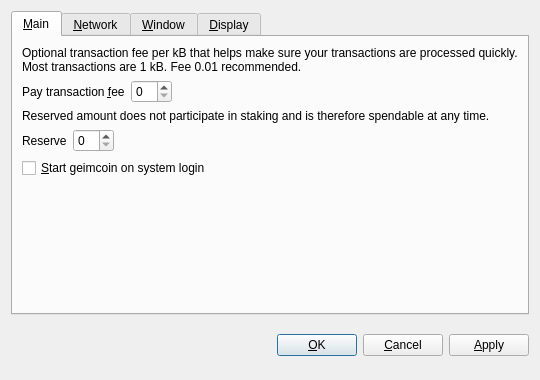
<?xml version="1.0" encoding="UTF-8"?>
<ui version="4.0">
 <class>OptionsDialog</class>
 <widget class="QDialog" name="OptionsDialog">
  <property name="geometry">
   <rect>
    <x>0</x>
    <y>0</y>
    <width>540</width>
    <height>380</height>
   </rect>
  </property>
  <property name="windowTitle">
   <string>Options</string>
  </property>
  <property name="modal">
   <bool>true</bool>
  </property>
  <layout class="QVBoxLayout" name="verticalLayout">
   <item>
    <widget class="QTabWidget" name="tabWidget">
     <property name="tabPosition">
      <enum>QTabWidget::North</enum>
     </property>
     <property name="currentIndex">
      <number>0</number>
     </property>
     <widget class="QWidget" name="tabMain">
      <attribute name="title">
       <string>&amp;Main</string>
      </attribute>
      <layout class="QVBoxLayout" name="verticalLayout_Main">
       <item>
        <widget class="QLabel" name="transactionFeeInfoLabel">
         <property name="text">
          <string>Optional transaction fee per kB that helps make sure your transactions are processed quickly. Most transactions are 1 kB. Fee 0.01 recommended.</string>
         </property>
         <property name="textFormat">
          <enum>Qt::PlainText</enum>
         </property>
         <property name="wordWrap">
          <bool>true</bool>
         </property>
        </widget>
       </item>
       <item>
        <layout class="QHBoxLayout" name="horizontalLayoutFee">
         <item>
          <widget class="QLabel" name="transactionFeeLabel">
           <property name="text">
            <string>Pay transaction &amp;fee</string>
           </property>
           <property name="textFormat">
            <enum>Qt::PlainText</enum>
           </property>
           <property name="buddy">
            <cstring>transactionFee</cstring>
           </property>
          </widget>
         </item>
         <item>
          <widget class="BitcoinAmountField" name="transactionFee"/>
         </item>
         <item>
          <spacer name="horizontalSpacerFee">
           <property name="orientation">
            <enum>Qt::Horizontal</enum>
           </property>
           <property name="sizeHint" stdset="0">
            <size>
             <width>40</width>
             <height>20</height>
            </size>
           </property>
          </spacer>
         </item>
        </layout>
       </item>
       <item>
        <widget class="QLabel" name="reserveBalanceInfoLabel">
         <property name="text">
          <string>Reserved amount does not participate in staking and is therefore spendable at any time.</string>
         </property>
         <property name="textFormat">
          <enum>Qt::PlainText</enum>
         </property>
         <property name="wordWrap">
          <bool>true</bool>
         </property>
        </widget>
       </item>
       <item>
        <layout class="QHBoxLayout" name="horizontalLayoutReserveBalance">
         <item>
          <widget class="QLabel" name="reserveBalanceLabel">
           <property name="text">
            <string>Reserve</string>
           </property>
           <property name="textFormat">
            <enum>Qt::PlainText</enum>
           </property>
           <property name="buddy">
            <cstring>reserveBalance</cstring>
           </property>
          </widget>
         </item>
         <item>
          <widget class="BitcoinAmountField" name="reserveBalance"/>
         </item>
         <item>
          <spacer name="horizontalSpacerReserveBalance">
           <property name="orientation">
            <enum>Qt::Horizontal</enum>
           </property>
           <property name="sizeHint" stdset="0">
            <size>
             <width>40</width>
             <height>20</height>
            </size>
           </property>
          </spacer>
         </item>
        </layout>
       </item>
       <item>
        <widget class="QCheckBox" name="bitcoinAtStartup">
         <property name="toolTip">
          <string>Automatically start geimcoin after logging in to the system.</string>
         </property>
         <property name="text">
          <string>&amp;Start geimcoin on system login</string>
         </property>
        </widget>
       </item>
       <item>
        <spacer name="verticalSpacer_Main">
         <property name="orientation">
          <enum>Qt::Vertical</enum>
         </property>
         <property name="sizeHint" stdset="0">
          <size>
           <width>20</width>
           <height>40</height>
          </size>
         </property>
        </spacer>
       </item>
      </layout>
     </widget>
     <widget class="QWidget" name="tabNetwork">
      <attribute name="title">
       <string>&amp;Network</string>
      </attribute>
      <layout class="QVBoxLayout" name="verticalLayout_Network">
       <item>
        <widget class="QCheckBox" name="mapPortUpnp">
         <property name="toolTip">
          <string>Automatically open the geimcoin client port on the router. This only works when your router supports UPnP and it is enabled.</string>
         </property>
         <property name="text">
          <string>Map port using &amp;UPnP</string>
         </property>
        </widget>
       </item>
       <item>
        <widget class="QCheckBox" name="connectSocks">
         <property name="toolTip">
          <string>Connect to the geimcoin network through a SOCKS proxy (e.g. when connecting through Tor).</string>
         </property>
         <property name="text">
          <string>&amp;Connect through SOCKS proxy:</string>
         </property>
        </widget>
       </item>
       <item>
        <layout class="QHBoxLayout" name="horizontalLayout_Network">
         <item>
          <widget class="QLabel" name="proxyIpLabel">
           <property name="text">
            <string>Proxy &amp;IP:</string>
           </property>
           <property name="textFormat">
            <enum>Qt::PlainText</enum>
           </property>
           <property name="buddy">
            <cstring>proxyIp</cstring>
           </property>
          </widget>
         </item>
         <item>
          <widget class="QValidatedLineEdit" name="proxyIp">
           <property name="maximumSize">
            <size>
             <width>140</width>
             <height>16777215</height>
            </size>
           </property>
           <property name="toolTip">
            <string>IP address of the proxy (e.g. 127.0.0.1)</string>
           </property>
          </widget>
         </item>
         <item>
          <widget class="QLabel" name="proxyPortLabel">
           <property name="text">
            <string>&amp;Port:</string>
           </property>
           <property name="textFormat">
            <enum>Qt::PlainText</enum>
           </property>
           <property name="buddy">
            <cstring>proxyPort</cstring>
           </property>
          </widget>
         </item>
         <item>
          <widget class="QLineEdit" name="proxyPort">
           <property name="maximumSize">
            <size>
             <width>55</width>
             <height>16777215</height>
            </size>
           </property>
           <property name="toolTip">
            <string>Port of the proxy (e.g. 9050)</string>
           </property>
          </widget>
         </item>
         <item>
          <widget class="QLabel" name="socksVersionLabel">
           <property name="text">
            <string>SOCKS &amp;Version:</string>
           </property>
           <property name="textFormat">
            <enum>Qt::PlainText</enum>
           </property>
           <property name="buddy">
            <cstring>socksVersion</cstring>
           </property>
          </widget>
         </item>
         <item>
          <widget class="QValueComboBox" name="socksVersion">
           <property name="toolTip">
            <string>SOCKS version of the proxy (e.g. 5)</string>
           </property>
          </widget>
         </item>
         <item>
          <spacer name="horizontalSpacer_Network">
           <property name="orientation">
            <enum>Qt::Horizontal</enum>
           </property>
           <property name="sizeHint" stdset="0">
            <size>
             <width>40</width>
             <height>20</height>
            </size>
           </property>
          </spacer>
         </item>
        </layout>
       </item>
       <item>
        <spacer name="verticalSpacer_Network">
         <property name="orientation">
          <enum>Qt::Vertical</enum>
         </property>
         <property name="sizeHint" stdset="0">
          <size>
           <width>20</width>
           <height>40</height>
          </size>
         </property>
        </spacer>
       </item>
      </layout>
     </widget>
     <widget class="QWidget" name="tabWindow">
      <attribute name="title">
       <string>&amp;Window</string>
      </attribute>
      <layout class="QVBoxLayout" name="verticalLayout_Window">
       <item>
        <widget class="QCheckBox" name="minimizeToTray">
         <property name="toolTip">
          <string>Show only a tray icon after minimizing the window.</string>
         </property>
         <property name="text">
          <string>&amp;Minimize to the tray instead of the taskbar</string>
         </property>
        </widget>
       </item>
       <item>
        <widget class="QCheckBox" name="minimizeOnClose">
         <property name="toolTip">
          <string>Minimize instead of exit the application when the window is closed. When this option is enabled, the application will be closed only after selecting Quit in the menu.</string>
         </property>
         <property name="text">
          <string>M&amp;inimize on close</string>
         </property>
        </widget>
       </item>
       <item>
        <spacer name="verticalSpacer_Window">
         <property name="orientation">
          <enum>Qt::Vertical</enum>
         </property>
         <property name="sizeHint" stdset="0">
          <size>
           <width>20</width>
           <height>40</height>
          </size>
         </property>
        </spacer>
       </item>
      </layout>
     </widget>
     <widget class="QWidget" name="tabDisplay">
      <attribute name="title">
       <string>&amp;Display</string>
      </attribute>
      <layout class="QVBoxLayout" name="verticalLayout_Display">
       <item>
        <layout class="QHBoxLayout" name="horizontalLayout_1_Display">
         <item>
          <widget class="QLabel" name="langLabel">
           <property name="text">
            <string>User Interface &amp;language:</string>
           </property>
           <property name="textFormat">
            <enum>Qt::PlainText</enum>
           </property>
           <property name="buddy">
            <cstring>lang</cstring>
           </property>
          </widget>
         </item>
         <item>
          <widget class="QValueComboBox" name="lang">
           <property name="toolTip">
            <string>The user interface language can be set here. This setting will take effect after restarting geimcoin.</string>
           </property>
          </widget>
         </item>
        </layout>
       </item>
       <item>
        <layout class="QHBoxLayout" name="horizontalLayout_2_Display">
         <item>
          <widget class="QLabel" name="unitLabel">
           <property name="text">
            <string>&amp;Unit to show amounts in:</string>
           </property>
           <property name="textFormat">
            <enum>Qt::PlainText</enum>
           </property>
           <property name="buddy">
            <cstring>unit</cstring>
           </property>
          </widget>
         </item>
         <item>
          <widget class="QValueComboBox" name="unit">
           <property name="toolTip">
            <string>Choose the default subdivision unit to show in the interface and when sending coins.</string>
           </property>
          </widget>
         </item>
        </layout>
       </item>
       <item>
        <widget class="QCheckBox" name="displayAddresses">
         <property name="toolTip">
          <string>Whether to show geimcoin addresses in the transaction list or not.</string>
         </property>
         <property name="text">
          <string>&amp;Display addresses in transaction list</string>
         </property>
        </widget>
       </item>
       <item>
        <widget class="QCheckBox" name="coinControlFeatures">
         <property name="toolTip">
          <string>Whether to show coin control features or not.</string>
         </property>
         <property name="text">
          <string>Display coin &amp;control features (experts only!)</string>
         </property>
        </widget>
       </item>
       <item>
        <spacer name="verticalSpacer_Display">
         <property name="orientation">
          <enum>Qt::Vertical</enum>
         </property>
         <property name="sizeHint" stdset="0">
          <size>
           <width>20</width>
           <height>40</height>
          </size>
         </property>
        </spacer>
       </item>
      </layout>
     </widget>
    </widget>
   </item>
   <item>
    <layout class="QHBoxLayout" name="horizontalLayout_Buttons">
     <item>
      <spacer name="horizontalSpacer_1">
       <property name="orientation">
        <enum>Qt::Horizontal</enum>
       </property>
       <property name="sizeHint" stdset="0">
        <size>
         <width>40</width>
         <height>48</height>
        </size>
       </property>
      </spacer>
     </item>
     <item>
      <widget class="QLabel" name="statusLabel">
       <property name="font">
        <font>
         <weight>75</weight>
         <bold>true</bold>
        </font>
       </property>
       <property name="text">
        <string/>
       </property>
       <property name="textFormat">
        <enum>Qt::PlainText</enum>
       </property>
       <property name="wordWrap">
        <bool>true</bool>
       </property>
      </widget>
     </item>
     <item>
      <spacer name="horizontalSpacer_2">
       <property name="orientation">
        <enum>Qt::Horizontal</enum>
       </property>
       <property name="sizeHint" stdset="0">
        <size>
         <width>40</width>
         <height>48</height>
        </size>
       </property>
      </spacer>
     </item>
     <item>
      <widget class="QPushButton" name="okButton">
       <property name="text">
        <string>&amp;OK</string>
       </property>
      </widget>
     </item>
     <item>
      <widget class="QPushButton" name="cancelButton">
       <property name="text">
        <string>&amp;Cancel</string>
       </property>
       <property name="autoDefault">
        <bool>false</bool>
       </property>
      </widget>
     </item>
     <item>
      <widget class="QPushButton" name="applyButton">
       <property name="text">
        <string>&amp;Apply</string>
       </property>
       <property name="autoDefault">
        <bool>false</bool>
       </property>
      </widget>
     </item>
    </layout>
   </item>
  </layout>
 </widget>
 <customwidgets>
  <customwidget>
   <class>BitcoinAmountField</class>
   <extends>QSpinBox</extends>
   <header>bitcoinamountfield.h</header>
  </customwidget>
  <customwidget>
   <class>QValueComboBox</class>
   <extends>QComboBox</extends>
   <header>qvaluecombobox.h</header>
  </customwidget>
  <customwidget>
   <class>QValidatedLineEdit</class>
   <extends>QLineEdit</extends>
   <header>qvalidatedlineedit.h</header>
  </customwidget>
 </customwidgets>
 <resources/>
 <connections/>
</ui>
